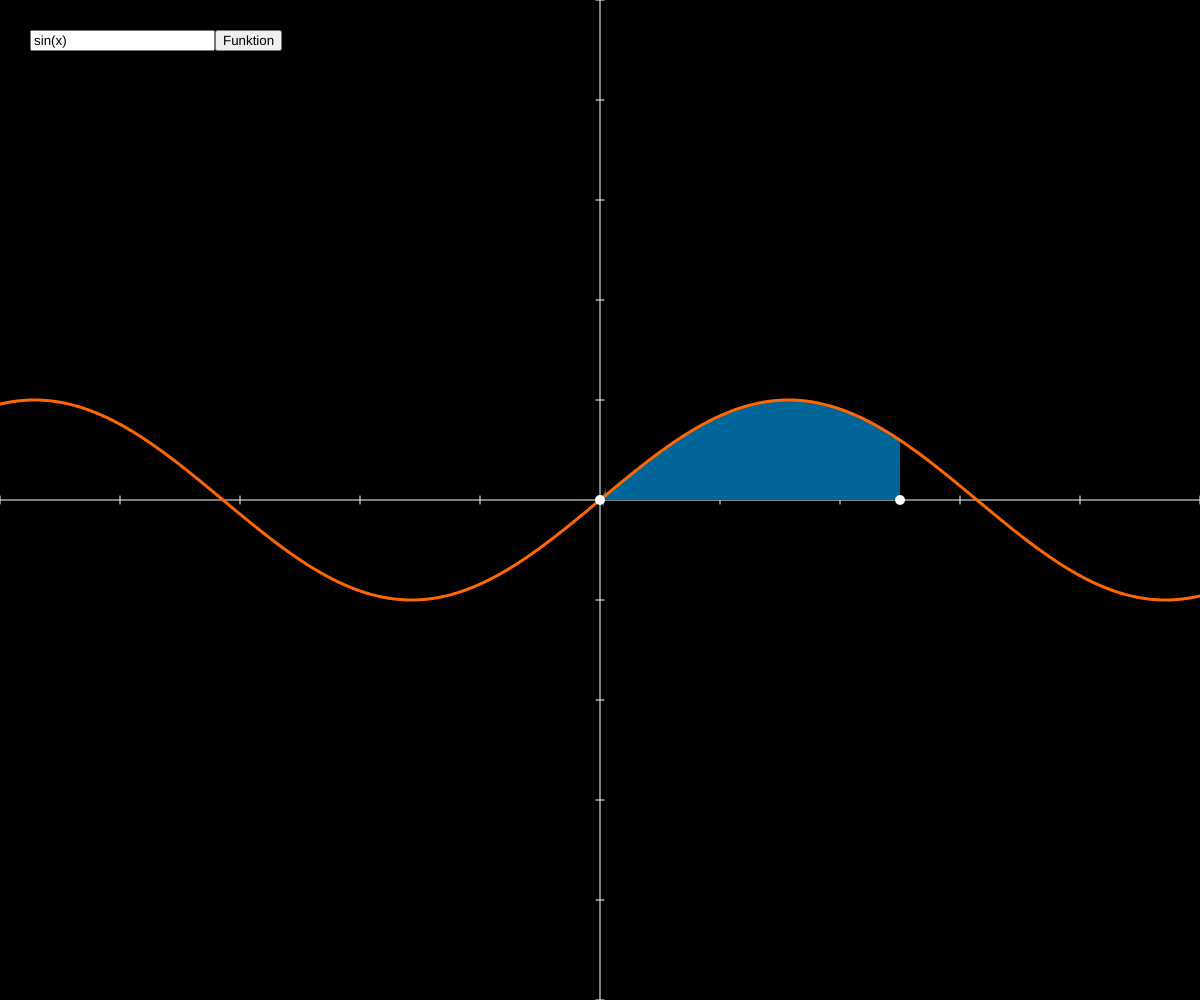
Frame 1 (no input)
Frame 60 (no input): identical to frame 1, image omitted
Frame 120 (the mouse pressed at the canvas centre since frame 60): identical to frame 1, image omitted

The p5.js sketch that drew this single still picture (run headless with seeded random() and noise() and a simulated clock; from frame 60 on, the mouse is pressed at the canvas centre):

// p5.js sketch
// ── sketch.js
const sclX = 10,
      sclY = 10;

let distX;
let distY;
let a, b;
let input;
let funk = 'sin(x)';

function setup() {
  createCanvas(windowWidth, windowHeight);
  input = createInput('sin(x)');
  input.position(30, 30);
  button = createButton('Funktion');
  button.position(input.x + input.width, 30);
  button.mousePressed(defFunk);
  distX = width / sclX;
  distY = height / sclY;
  a = new Point(0, 0);
  b = new Point(width / 4, 0);
}

function draw() {
  background(0);
  fill(0, 102, 153);
  stroke(0);
  translate(width / 2, height / 2);
  stroke(255);
  graphAxis();
  graphIntegral();
  graphFunc();
  a.show();
  a.move();
  b.show();
  b.move();

}

function graphFunc() {
  push();
  noFill();
  // scale(1, -1);
  strokeWeight(3);
  stroke(255, 103, 2);
  beginShape();
  for (i = -width / 2; i < width / 2; i++) {
    let x = map(i, -width / 2, width / 2, -sclX / 2, sclX / 2);
    let y = funk1(x);
    vertex(i, map(y, -sclY / 2, sclY / 2, -height / 2, height / 2));
  }
  endShape();
  pop();
}

function graphIntegral() {
  let dist = b.x - a.x;
  let x = a.x;
  push();
  fill(0, 102, 153, 100);
  scale(1, -1);
  strokeWeight(2);
  stroke(0, 102, 153);
  beginShape();
  for (i = map(a.x, -sclX / 2, sclX / 2, -width / 2, width / 2); i < map(b.x, -sclX / 2, sclX / 2, -width / 2, width / 2); i++) {
    let x = map(i, -width / 2, width / 2, -sclX / 2, sclX / 2);
    let y = funk1(x);
    vertex(i, map(y, -sclY / 2, sclY / 2, -height / 2, height / 2));
    vertex(i, 0);
  }
  endShape();
}

function graphAxis() {
  strokeWeight(1);
  line(-width / 2, 0, width / 2, 0);
  line(0, -height / 2, 0, height / 2);
  for (i = -sclX; i < sclX; i++) {
    line(i * distX, -4, i * distX, 4);
  }
  for (i = -sclY; i < sclY; i++) {
    line(-4, i * distY, 4, i * distY);
  }
}

function funk1(x) {
  return eval(funk);
}

function defFunk() {
  // funk = input.value().replace(/^/gi, "**");
  funk = input.value();
}

function mousePressed() {
  a.pressed(mouseX, mouseY);
  b.pressed(mouseX, mouseY);
  if (mouseX > 0 && mouseX < 10 && mouseY > 0 && mouseY < 10) {
    let fs = fullscreen();
    fullscreen(!fs);
  }
}

function mouseReleased() {
  a.notPressed();
  b.notPressed();
}

function windowResized() {
  resizeCanvas(windowWidth, windowHeight);
  distX = width / sclX;
  distY = height / sclY;
  a = new Point(- width / 4, 0);
  b = new Point(width / 4, 0);
}

class Point {
  constructor(x, y) {
    this.x = map(x, -width / 2, width / 2, -sclX / 2, sclX / 2);
    this.y = y;
    this.dragging = false;
  }

  move() {
    if (this.dragging) {
      this.x = map(mouseX, 0, width, -sclX / 2, sclX / 2);
    }
  }

  show() {
    push();
    strokeWeight(2);
    stroke(255);
    fill (255);
    circle(map(this.x, -sclX / 2, sclX / 2, -width / 2, width / 2), 0, 8);
    pop();
  }

  pressed(x, y) {
    if (this.x < map(x, 0, width, -sclX / 2, sclX / 2) + 0.2 && this.x > map(x, 0, width, -sclX / 2, sclX / 2) - 0.2 && this.y < map(y, -height / 2, height / 2, -sclY / 2, sclY / 2) + 0.2 && this.y < map(y, -height / 2, height / 2, -sclY / 2, sclY / 2) - 0.2) {
      this.dragging = true;
    }
  }

  notPressed() {
    this.dragging = false;
  }
}
